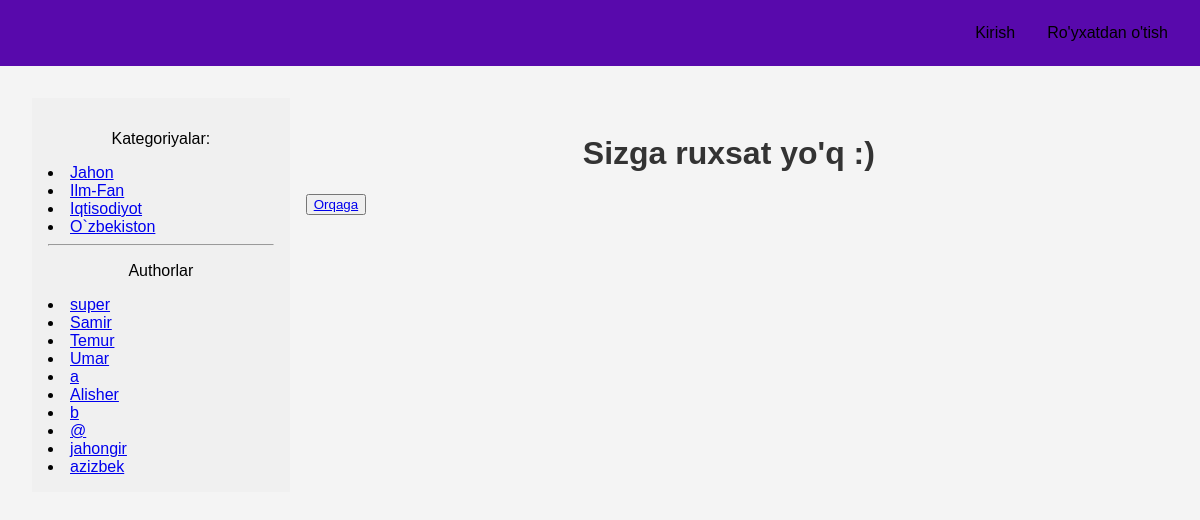
Page /no-permission/ on the committed database.
### core/models.py (models this page shows, shortened)
class Category(models.Model):
    name = models.CharField(max_length=100, db_index=True, verbose_name="Katigoriya")
    author = models.ForeignKey(get_user_model(), on_delete=models.SET_NULL, null=True, blank=True, verbose_name="Muharir")
    slug = models.SlugField(max_length=255, unique=True, db_index=True)
    class Meta:
        verbose_name = 'Katigoriya'
        verbose_name_plural = 'Katigoriya'

### core/views.py (the view)
# urls.py: path('no-permission/', no_permission_view, name='no_permission'),
def no_permission_view(request):
    return render(request, 'core/no_permission.html')

### core/templatetags/show_tags.py (called while the page is built)
@register.inclusion_tag('core/list_cats.html')
def show_categories(cat_selected=0):
    cats = Category.objects.all()
    return {'cats': cats, 'cat_selected': cat_selected}

@register.inclusion_tag('core/list_cats_main.html')
def show_user_for_main(cat_selected=0):
    users = get_user_model().objects.all()
    return {'users': users, 'cat_selected': cat_selected}

### core/templates/core/no_permission.html
{% extends "base.html" %}
{% block content %}
<h1>Sizga ruxsat yo'q :)</h1>
<button type='submit'><a href="{%url 'home'%}">Orqaga</a></button>
{% endblock content %}

### core/templates/core/list_cats.html
{% for cat in cats %}
    {% if cat.slug == cat_selected %}
        <li class="selected">{{ cat.name }}</li>
    {% else %}
        <li><a href="{% url 'category' cat.slug %}">{{ cat.name }}</a></li>
    {% endif %}
{% endfor %}

### core/templates/core/list_cats_main.html
{% if users %}
    <p style=" text-align: center;">Authorlar</p>
        {% for user in users %}
            {% if user.id == cat_selected %}
                <li class="selected">{{ user.username }}</li>
            {% else %}
                <li><a href="{% url 'author_main' user.id %}">{{ user.username }}</a></li>
            {% endif %}
        {% endfor %}
{% endif %}

### core/static/css/style.css (style rules this page uses)
body { font-family: Arial, sans-serif; margin: 0; padding: 0; background-color: #f4f4f4; }
body { font-family: Arial, sans-serif; background-color: #f4f4f4; margin: 0; padding: 0; }
h1 { text-align: center; color: #333; }

### rows in the picture
Category: name "Jahon"
Category: name "Ilm-Fan"
Category: name "Iqtisodiyot"
Category: name "O`zbekiston"

### other values in the picture
{{ user.username }} "super"
{{ user.username }} "Samir"
{{ user.username }} "Temur"
{{ user.username }} "Umar"
{{ user.username }} "a"
{{ user.username }} "Alisher"
{{ user.username }} "b"
{{ user.username }} "@"
{{ user.username }} "jahongir"
{{ user.username }} "azizbek"
